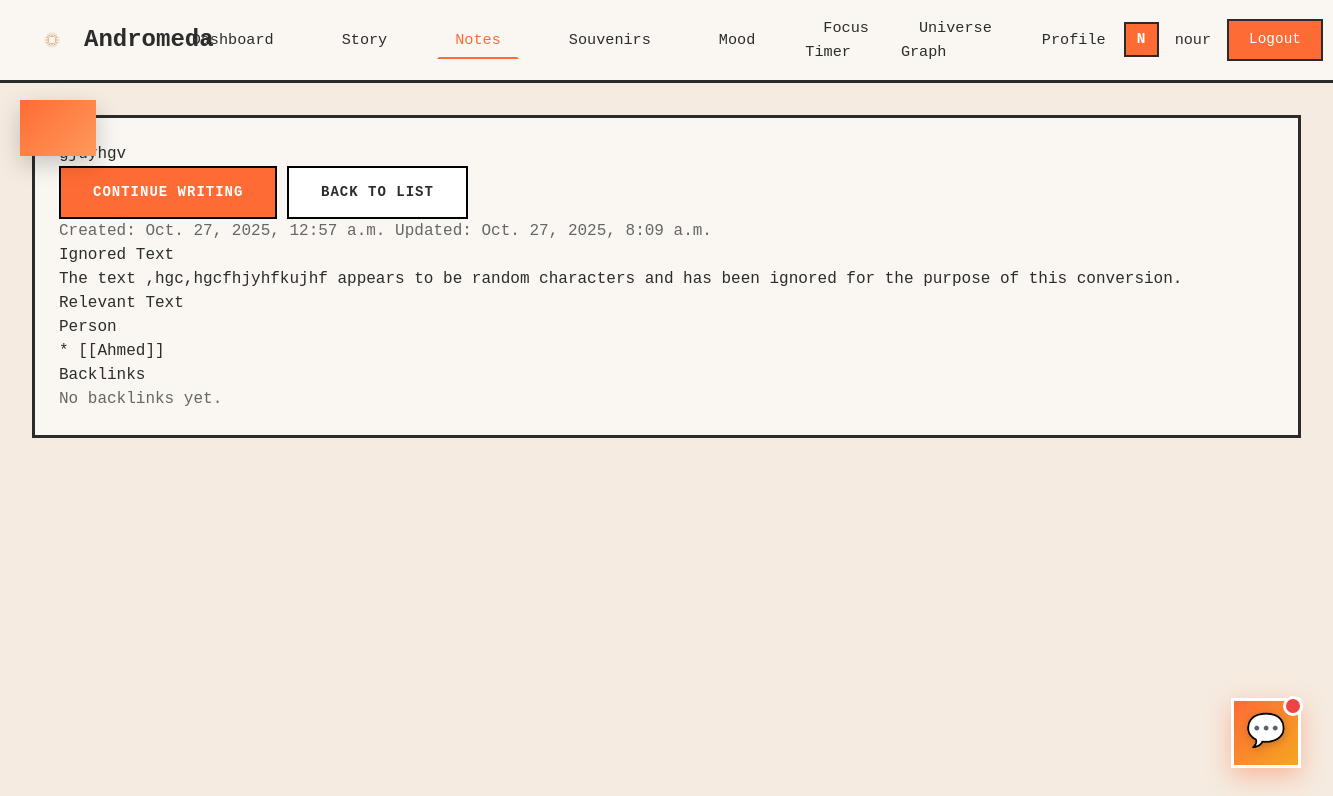
The app's page /dashboard/notes/3/ (signed in), older data.
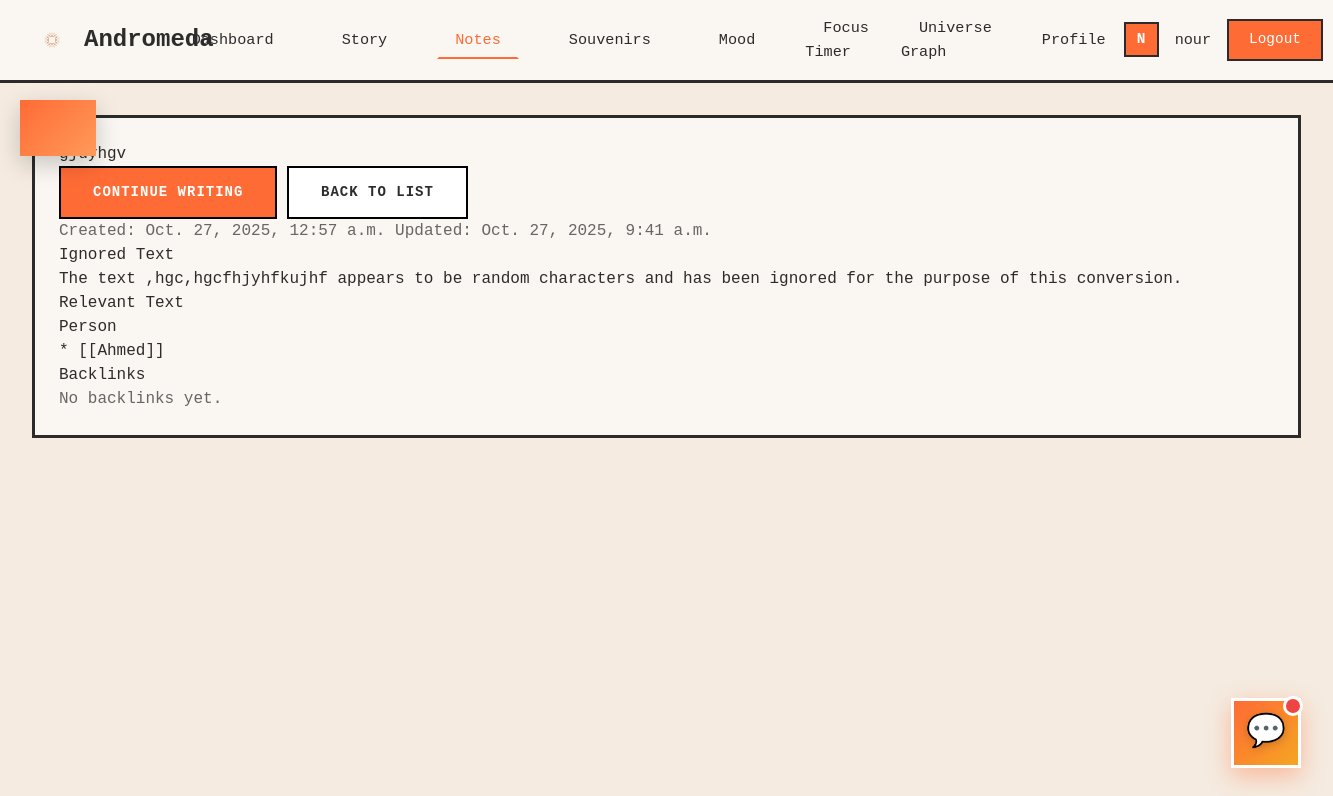
The same page, newer data.
### notes/models.py (models this page shows, shortened)
class Note(models.Model):
    user = models.ForeignKey(settings.AUTH_USER_MODEL, on_delete=models.CASCADE, related_name='user_notes')
    title = models.CharField(max_length=255)
    slug = models.SlugField(max_length=255, blank=True)
    content = models.TextField(blank=True)
    tags = models.ManyToManyField(Tag, blank=True, related_name='notes')
    is_pinned = models.BooleanField(default=False)
    is_archived = models.BooleanField(default=False)
    is_deleted = models.BooleanField(default=False)  # Soft delete
    created_at = models.DateTimeField(auto_now_add=True)
    updated_at = models.DateTimeField(auto_now=True)
    deleted_at = models.DateTimeField(null=True, blank=True)
    class Meta:
        ordering = ['-is_pinned', '-updated_at']
        indexes = [
            models.Index(fields=['user', '-updated_at']),
            models.Index(fields=['user', 'is_deleted']),
        ]
    def get_backlinks(self):
        return self.incoming_links.all()

### notes/views.py (the view)
# urls.py: path('<int:note_id>/', views.note_detail, name='detail'),
@login_required
def note_detail(request, note_id):
    note = get_object_or_404(Note, id=note_id, user=request.user, is_deleted=False)
    backlinks = note.get_backlinks()
    return render(request, 'notes/note_detail.html', {
        'note': note,
        'backlinks': backlinks
    })

### notes/templates/notes/note_detail.html (shortened to what this page needs)
{% extends 'base.html' %}
{% load static %}
{% block extra_css %}
<link rel="stylesheet" href="{% static 'css/notes-editor.css' %}">
{% endblock %}
{% block content %}
<div class="note-detail-container card">
    <div class="note-detail-header">
        <h1 class="note-title">{{ note.title }}</h1>
        <div class="note-actions">
            <a href="{% url 'notes:edit' note.id %}" class="btn-primary">CONTINUE WRITING</a>
            <a href="{% url 'notes:list' %}" class="btn-secondary">BACK TO LIST</a>
        </div>
    </div>
    <div class="note-meta muted-text">
        <span>Created: {{ note.created_at }}</span>
        <span>Updated: {{ note.updated_at }}</span>
    </div>
    <div class="note-content">
        {{ note.content|linebreaks }}
    </div>
    <aside class="note-backlinks">
        <h3>Backlinks</h3>
        {% if backlinks %}
            <ul>
            {% for b in backlinks %}
                <li><a href="{% url 'notes:detail' b.id %}">{{ b.title }}</a></li>
            {% endfor %}
            </ul>
        {% else %}
            <p class="muted-text">No backlinks yet.</p>
        {% endif %}
    </aside>
</div>
{% endblock %}

Row changes from the older to the newer data that the page shows:
changed Note "gjuyhgv": updated_at "Oct. 27, 2025, 8:09 a.m." → "Oct. 27, 2025, 9:41 a.m."
